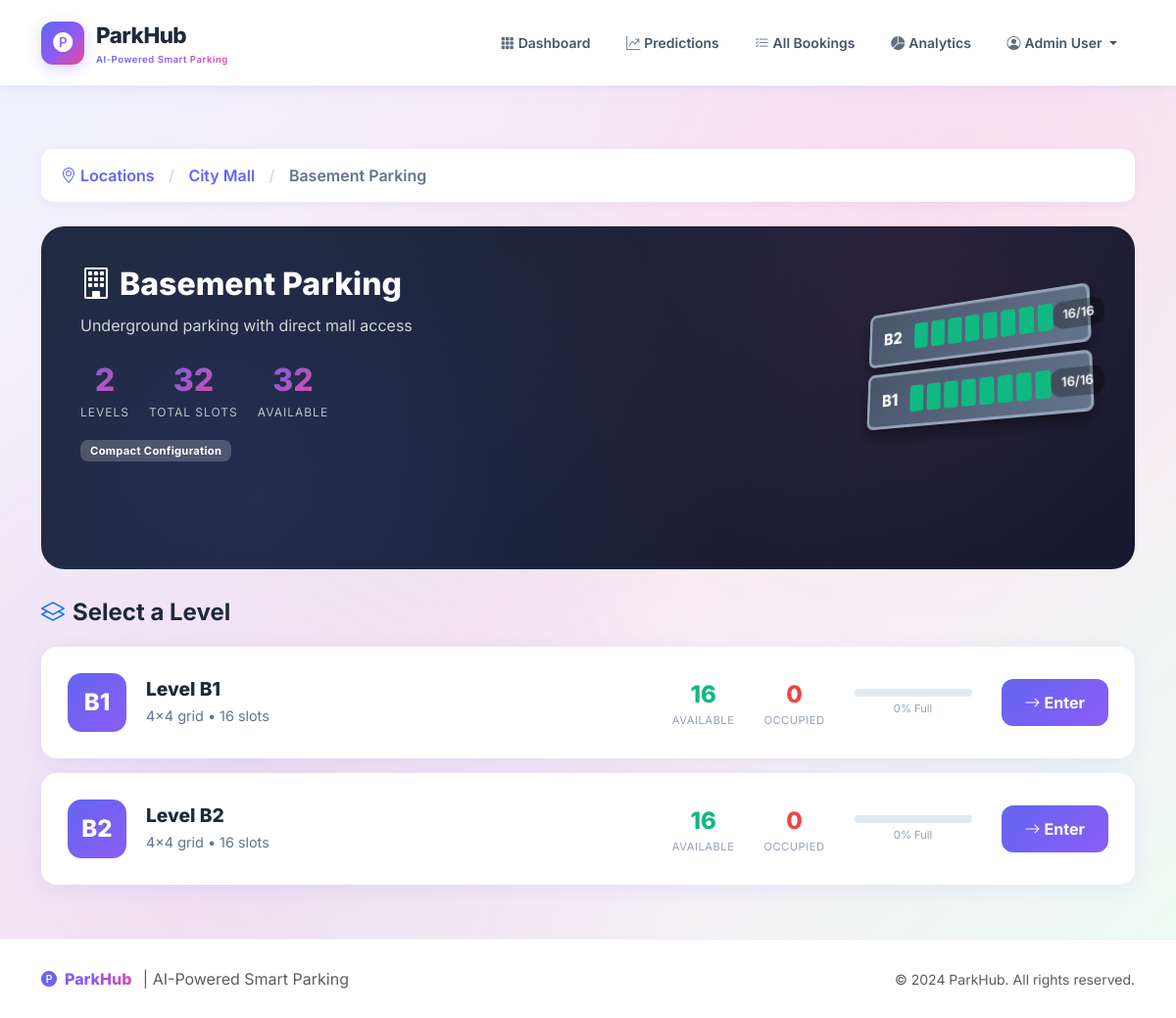
Screenshot of /lot/1 (signed in) with the database file from the repository.
### database/models.py (models this page shows, shortened)
class User(UserMixin, db.Model):
    __tablename__ = 'users'
    id = db.Column(db.Integer, primary_key=True)
    email = db.Column(db.String(120), unique=True, nullable=False, index=True)
    name = db.Column(db.String(100), nullable=False)
    password_hash = db.Column(db.String(256), nullable=False)
    is_admin = db.Column(db.Boolean, default=False)
    booking_count = db.Column(db.Integer, default=0)
    created_at = db.Column(db.DateTime, default=datetime.utcnow)
    bookings = db.relationship('Booking', backref='user', lazy='dynamic')

class Location(db.Model):
    __tablename__ = 'locations'
    id = db.Column(db.Integer, primary_key=True)
    name = db.Column(db.String(100), nullable=False)
    address = db.Column(db.String(255))
    description = db.Column(db.Text)
    image_url = db.Column(db.String(255))
    icon = db.Column(db.String(50), default='bi-geo-alt')
    created_at = db.Column(db.DateTime, default=datetime.utcnow)
    parking_lots = db.relationship('ParkingLot', backref='location', lazy='dynamic', cascade='all, delete-orphan')

class ParkingLot(db.Model):
    __tablename__ = 'parking_lots'
    id = db.Column(db.Integer, primary_key=True)
    location_id = db.Column(db.Integer, db.ForeignKey('locations.id'), nullable=False, index=True)
    configuration_id = db.Column(db.Integer, db.ForeignKey('parking_configurations.id'), nullable=True, index=True)
    name = db.Column(db.String(100), nullable=False)
    description = db.Column(db.Text)
    total_levels = db.Column(db.Integer, default=2)
    created_at = db.Column(db.DateTime, default=datetime.utcnow)
    levels = db.relationship('ParkingLevel', backref='parking_lot', lazy='dynamic', cascade='all, delete-orphan')

class ParkingConfiguration(db.Model):
    __tablename__ = 'parking_configurations'
    id = db.Column(db.Integer, primary_key=True)
    name = db.Column(db.String(50), nullable=False)  # e.g., "Compact", "Standard", "Large"
    description = db.Column(db.String(200))
    num_levels = db.Column(db.Integer, default=2)
    rows_per_level = db.Column(db.Integer, default=6)
    columns_per_level = db.Column(db.Integer, default=5)
    created_at = db.Column(db.DateTime, default=datetime.utcnow)
    parking_lots = db.relationship('ParkingLot', backref='configuration', lazy='dynamic')

class ParkingLevel(db.Model):
    __tablename__ = 'parking_levels'
    id = db.Column(db.Integer, primary_key=True)
    lot_id = db.Column(db.Integer, db.ForeignKey('parking_lots.id'), nullable=False, index=True)
    level_name = db.Column(db.String(10), nullable=False)  # "A", "B", etc.
    level_order = db.Column(db.Integer, default=0)  # For sorting
    rows = db.Column(db.Integer, default=6)  # Number of rows in this level
    columns = db.Column(db.Integer, default=5)  # Number of columns in this level
    capacity = db.Column(db.Integer, default=30)
    created_at = db.Column(db.DateTime, default=datetime.utcnow)
    slots = db.relationship('ParkingSlot', backref='level', lazy='dynamic', cascade='all, delete-orphan')
    def get_available_count(self):
        from datetime import datetime
        now = datetime.now()
        available = 0
        for slot in self.slots:
            active = Booking.query.filter(
                Booking.slot_id == slot.id,
                Booking.cancelled == False,
                Booking.start_time <= now,
                Booking.end_time > now
            ).first()
            if not active:
                available += 1
        return available

### app.py (the view)
@app.route('/lot/<int:lot_id>')
@login_required
def levels(lot_id):
    lot = ParkingLot.query.get_or_404(lot_id)
    location = lot.location
    levels_data = []
    for level in lot.levels.order_by(ParkingLevel.level_order):
        total = level.slots.count()
        available = level.get_available_count()
        levels_data.append({
            'id': level.id,
            'name': level.level_name,
            'order': level.level_order,
            'rows': level.rows,
            'columns': level.columns,
            'total': total,
            'available': available,
            'occupancy_rate': round((total - available) / total * 100) if total > 0 else 0
        })
    config_name = lot.configuration.name if lot.configuration else 'Standard'
    return render_template('levels.html', lot=lot, location=location, levels=levels_data, config_name=config_name)

### app.py (called while the page is built)
@login_manager.user_loader
def load_user(user_id):
    return User.query.get(int(user_id))

### templates/levels.html (shortened to what this page needs)
{% extends "base.html" %}
{% block content %}
<div class="breadcrumb-nav">
    <a href="{{ url_for('locations') }}"><i class="bi bi-geo-alt me-1"></i>Locations</a>
    <span class="separator">/</span>
    <a href="{{ url_for('parking_lots', location_id=location.id) }}">{{ location.name }}</a>
    <span class="separator">/</span>
    <span class="current">{{ lot.name }}</span>
</div>
<div class="building-visual-container">
    <div class="building-content">
        <div class="building-info">
            <h2><i class="bi bi-building me-2"></i>{{ lot.name }}</h2>
            <p>{{ lot.description }}</p>
            <div class="building-stats">
                <div class="building-stat">
                    <div class="building-stat-value">{{ levels|length }}</div>
                    <div class="building-stat-label">Levels</div>
                </div>
                <div class="building-stat">
                    <div class="building-stat-value">{{ levels|sum(attribute='total') }}</div>
                    <div class="building-stat-label">Total Slots</div>
                </div>
                <div class="building-stat">
                    <div class="building-stat-value">{{ levels|sum(attribute='available') }}</div>
                    <div class="building-stat-label">Available</div>
                </div>
            </div>
            <div class="mt-3">
                <span class="badge" style="background: rgba(255,255,255,0.2); color: white;">{{ config_name }}
                    Configuration</span>
            </div>
        </div>
        <div class="building-3d-wrapper">
            <div class="building-3d-structure">
                {% for level in levels|reverse %}
                <a href="{{ url_for('level_dashboard', level_id=level.id) }}" style="text-decoration:none">
                    <div class="level-3d" style="--level-index: {{ loop.index }}">
                        <span class="level-3d-label">{{ level.name }}</span>
                        <div class="level-3d-slots">
                            {% set occupied_count = level.total - level.available %}
                            {% for i in range(8) %}
                            <div
                                class="slot-mini {% if i < (occupied_count / level.total * 8)|int %}occupied{% endif %}">
                            </div>
                            {% endfor %}
                        </div>
                        <span class="level-3d-count">{{ level.available }}/{{ level.total }}</span>
                    </div>
                </a>
                {% endfor %}
            </div>
        </div>
    </div>
</div>
<h4 class="mb-3 fw-bold"><i class="bi bi-layers me-2 text-primary"></i>Select a Level</h4>
<div class="level-cards">
    {% for level in levels %}
    <div class="level-card">
        <div class="level-card-info">
            <div class="level-badge">{{ level.name }}</div>
            <div class="level-details">
                <h4>Level {{ level.name }}</h4>
                <p>{{ level.rows }}×{{ level.columns }} grid • {{ level.total }} slots</p>
            </div>
        </div>
        <div class="level-card-stats">
            <div class="level-stat">
                <div class="level-stat-value">{{ level.available }}</div>
                <div class="level-stat-label">Available</div>
            </div>
            <div class="level-stat">
                <div class="level-stat-value occupied">{{ level.total - level.available }}</div>
                <div class="level-stat-label">Occupied</div>
            </div>
            <div>
                <div class="level-occupancy-bar">
                </div>
                <div class="text-center mt-1" style="font-size: 0.7rem; color: #94A3B8;">{{ level.occupancy_rate }}%
                    Full</div>
            </div>
            <a href="{{ url_for('level_dashboard', level_id=level.id) }}" class="btn btn-enter-level">
                <i class="bi bi-arrow-right me-1"></i>Enter
            </a>
        </div>
    </div>
    {% endfor %}
</div>
{% endblock %}

### templates/base.html (shortened to what this page needs)
<!DOCTYPE html>
<html lang="en">
<head>
    <link href="https://cdn.jsdelivr.net/npm/bootstrap@5.3.2/dist/css/bootstrap.min.css" rel="stylesheet">
    <link href="https://cdn.jsdelivr.net/npm/bootstrap-icons@1.11.1/font/bootstrap-icons.css" rel="stylesheet">
</head>
<body class="d-flex flex-column">
    <nav class="navbar navbar-expand-lg">
        <div class="container">
            <a class="navbar-brand" href="{{ url_for('dashboard') }}">
                <span class="brand-icon">
                    <i class="bi bi-p-circle-fill"></i>
                </span>
                <div>
                    ParkHub
                    <span class="brand-tagline">AI-Powered Smart Parking</span>
                </div>
            </a>
            <div class="collapse navbar-collapse" id="navbarNav">
                <ul class="navbar-nav ms-auto">
                    {% if current_user.is_authenticated %}
                    <li class="nav-item">
                        <a class="nav-link" href="{{ url_for('dashboard') }}">
                            <i class="bi bi-grid-3x3-gap-fill me-1"></i>Dashboard
                        </a>
                    </li>
                    <li class="nav-item">
                        <a class="nav-link" href="{{ url_for('predictions') }}">
                            <i class="bi bi-graph-up-arrow me-1"></i>Predictions
                        </a>
                    </li>
                    <li class="nav-item">
                        {% if current_user.is_admin %}
                        <a class="nav-link" href="{{ url_for('admin_bookings') }}">
                            <i class="bi bi-list-check me-1"></i>All Bookings
                        </a>
                        {% else %}
                        <a class="nav-link" href="{{ url_for('my_bookings') }}">
                            <i class="bi bi-calendar2-check me-1"></i>My Bookings
                        </a>
                        {% endif %}
                    </li>
                    {% if current_user.is_admin %}
                    <li class="nav-item">
                        <a class="nav-link" href="{{ url_for('admin_analytics') }}">
                            <i class="bi bi-pie-chart-fill me-1"></i>Analytics
                        </a>
                    </li>
                    {% endif %}
                    <li class="nav-item dropdown">
                        <a class="nav-link dropdown-toggle" href="#" data-bs-toggle="dropdown">
                            <i class="bi bi-person-circle me-1"></i>{{ current_user.name }}
                        </a>
                    </li>
                    {% endif %}
                </ul>
            </div>
        </div>
    </nav>
    <main class="main-content flex-grow-1">
        <div class="container">
            {% block content %}{% endblock %}
        </div>
    </main>
    <footer>
        <div class="container">
            <div class="row align-items-center">
                <div class="col-md-6 text-center text-md-start">
                    <span class="footer-brand">
                        <i class="bi bi-p-circle-fill me-2"></i>ParkHub
                    </span>
                    <span class="ms-2 text-muted">| AI-Powered Smart Parking</span>
                </div>
                <div class="col-md-6 text-center text-md-end mt-2 mt-md-0">
                    <small class="text-muted">© 2024 ParkHub. All rights reserved.</small>
                </div>
            </div>
        </div>
    </footer>
</body>
</html>

### templates/base.html (style rules this page uses)
:root { --primary: #6366F1; --primary-dark: #4F46E5; --primary-light: #818CF8; --primary-glow: rgba(99, 102, 241, 0.25); --accent: #EC4899; --accent-light: #F472B6; --accent-glow: rgba(236, 72, 153, 0.2); --success: #10B981; --success-light: #34D399; --success-glow: rgba(16, 185, 129, 0.25); --danger: #EF4444; --danger-light: #F87171; --danger-glow: rgba(239, 68, 68, 0.25); --warning: #F59E0B; --info: #06B6D4; --info-light: #22D3EE; --bg-primary: #F8FAFC; --bg-secondary: #FFFFFF; --bg-accent: linear-gradient(135deg, #EEF2FF 0%, #FCE7F3 50%, #ECFDF5 100%); --text-primary: #1E293B; --text-secondary: #475569; --text-muted: #94A3B8; --card-bg: #FFFFFF; --card-border: rgba(99, 102, 241, 0.12); --card-shadow: 0 4px 6px -1px rgba(0, 0, 0, 0.05), 0 10px 15px -3px rgba(99, 102, 241, 0.08); --card-shadow-hover: 0 10px 25px -5px rgba(99, 102, 241, 0.15), 0 20px 40px -10px rgba(236, 72, 153, 0.1); --gradient-primary: linear-gradient(135deg, #6366F1, #8B5CF6, #EC4899); --gradient-success: linear-gradient(135deg, #10B981, #34D399); --gradient-danger: linear-gradient(135deg, #EF4444, #F87171); --gradient-card-border: linear-gradient(135deg, #6366F1, #EC4899, #10B981); }
* { font-family: 'Inter', -apple-system, BlinkMacSystemFont, sans-serif; }
body { background: var(--bg-accent); min-height: 100vh; color: var(--text-primary); position: relative; }
body::before { content: ''; position: fixed; top: 0; left: 0; right: 0; bottom: 0; background: radial-gradient(circle at 20% 80%, rgba(99, 102, 241, 0.08) 0%, transparent 40%), radial-gradient(circle at 80% 20%, rgba(236, 72, 153, 0.06) 0%, transparent 40%), radial-gradient(circle at 40% 40%, rgba(16, 185, 129, 0.05) 0%, transparent 30%); pointer-events: none; z-index: 0; }
.navbar { background: rgba(255, 255, 255, 0.95) !important; backdrop-filter: blur(20px); border-bottom: 1px solid rgba(99, 102, 241, 0.1); padding: 0.85rem 0; position: sticky; top: 0; z-index: 1000; box-shadow: 0 1px 3px rgba(0, 0, 0, 0.05), 0 4px 20px rgba(99, 102, 241, 0.06); }
.navbar-brand { font-weight: 800; font-size: 1.4rem; letter-spacing: -0.5px; display: flex; align-items: center; gap: 0.75rem; color: var(--text-primary) !important; }
.navbar-brand .brand-icon { width: 44px; height: 44px; background: var(--gradient-primary); border-radius: 12px; display: flex; align-items: center; justify-content: center; font-size: 1.25rem; color: #fff; box-shadow: 0 4px 15px var(--primary-glow); transition: transform 0.3s ease, box-shadow 0.3s ease; }
.brand-tagline { font-size: 0.6rem; font-weight: 600; display: block; letter-spacing: 0.5px; margin-top: 2px; background: var(--gradient-primary); -webkit-background-clip: text; -webkit-text-fill-color: transparent; background-clip: text; }
.nav-link { color: var(--text-secondary) !important; font-weight: 600; font-size: 0.875rem; padding: 0.6rem 1rem !important; border-radius: 10px; transition: all 0.25s ease; margin: 0 0.15rem; position: relative; }
.nav-link i { opacity: 0.85; }
.badge { font-weight: 700; padding: 0.5em 0.9em; border-radius: 8px; font-size: 0.7rem; letter-spacing: 0.3px; }
footer { background: var(--card-bg); color: var(--text-secondary); padding: 1.75rem 0; margin-top: auto; border-top: 1px solid rgba(99, 102, 241, 0.1); position: relative; z-index: 10; }
footer .footer-brand { font-weight: 800; font-size: 1rem; background: var(--gradient-primary); -webkit-background-clip: text; -webkit-text-fill-color: transparent; background-clip: text; }
.main-content { padding: 2.5rem 0; position: relative; z-index: 1; }

### rows the page displays
User: name "Admin User"
Location: name "City Mall"
ParkingLot: name "Basement Parking", description "Underground parking with direct mall access"
ParkingConfiguration: name "Compact"
ParkingLevel: name "B2", available "16", total "16", rows "4", columns "4", total "0", occupancy_rate "0"
ParkingLevel: name "B1", available "16", total "16", rows "4", columns "4", level.total-level.available "0", occupancy_rate "0"

### other values shown
{{ levels|length }} "2"
{{ levels|sum(attribute='total') }} "32"
{{ levels|sum(attribute='available') }} "32"
